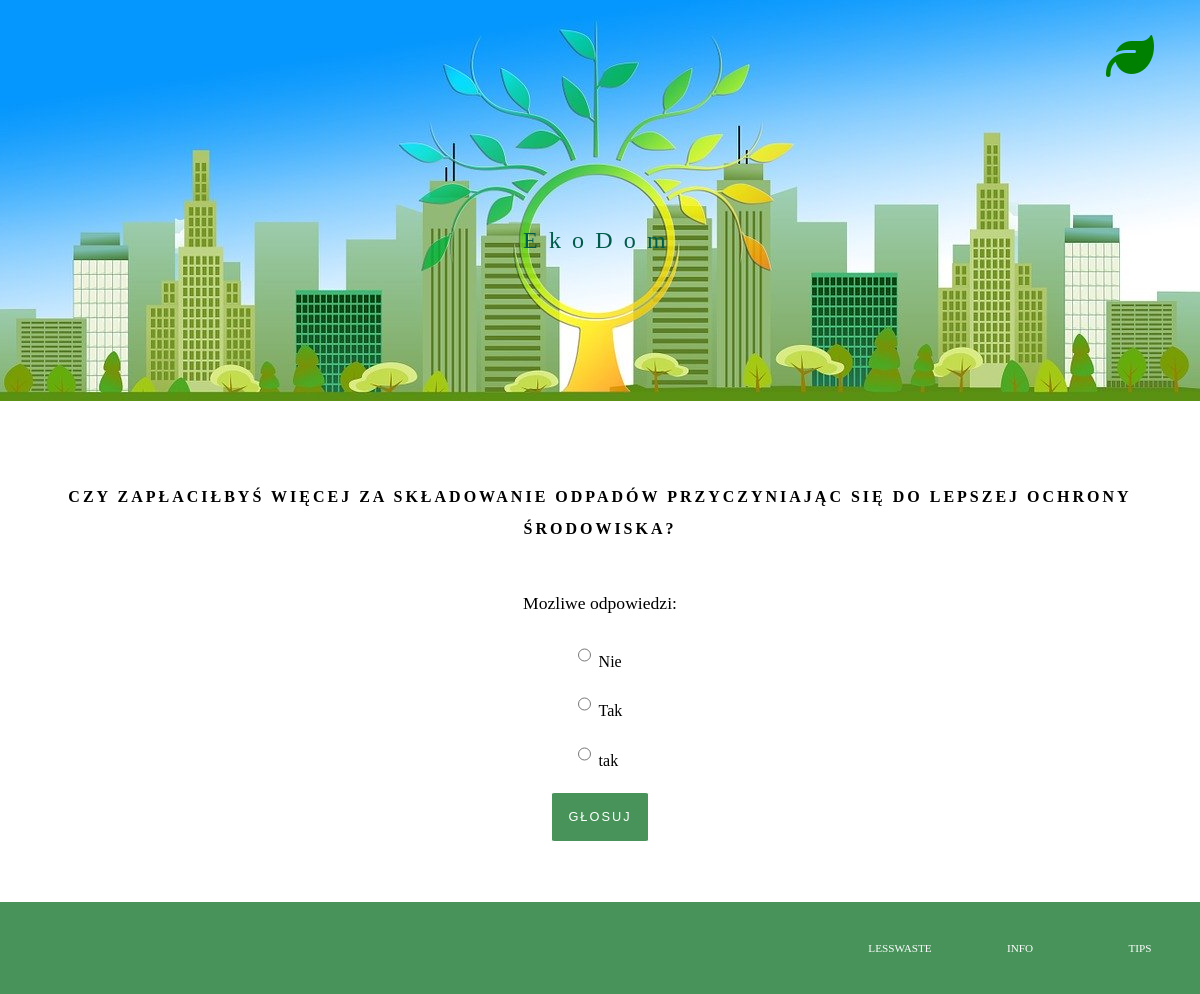
/polls/7, run on the app's committed database.
### polls/models.py (models this page shows, shortened)
class Question(models.Model):
    question_text = models.CharField(max_length=200, verbose_name="Question")
    pub_date = models.DateTimeField(verbose_name="Date published")

class Choice(models.Model):
    question = models.ForeignKey(Question, on_delete=models.CASCADE)
    choice_text = models.CharField(max_length=200)
    votes = models.IntegerField(default=0)

### polls/views.py (the view)
# urls.py: path('<int:question_id>', views.Detail.as_view(), name='detail'),
class Detail(DetailView):
    queryset = Question.objects.all()
    pk_url_kwarg = "question_id"
    context_object_name = "question"  # oryginalnie: object
    template_name = 'polls/detail.html'
    def get_context_data(self, **kwargs):
        context = {
            "title": f'{self.object.question_text}'
        }
        context.update(kwargs)
        return super().get_context_data(**context)

### polls/templates/polls/detail.html (shortened to what this page needs)
{% extends "base.html" %}
{% block content %}
<section class="questionDetails">
    <p>Mozliwe odpowiedzi:</p>
    <form method="POST" action="{% url 'polls:vote' question.id %}">
        <ul>
            {% for choice in question.choice_set.all %}
            <li>
                <label>
                    <input type="radio" name="choice" value="{{choice.id}}">{{ choice.choice_text }}</label>
            </li>
            {% endfor %}
        </ul>
        <input type="submit" class="go_to" value="Głosuj"></form>
</section>
{% endblock %}

### polls/templates/base.html (shortened to what this page needs)
{% load static%}
<!DOCTYPE html>
<html lang="en">
<head>
    <link href="//netdna.bootstrapcdn.com/font-awesome/3.2.1/css/font-awesome.css" rel="stylesheet">
    <link rel="stylesheet" type="text/css" href="{% static 'polls/style.css' %}">
</head>
<body>
    <nav>
        <a href="{% url 'polls:main' %}" class="main"><i class="fas fa-leaf"></i></a>
        <div class="nav-wrapper">
            <a href="{% url 'polls:main' %}" class="brand-logo">EkoDom</a>
        </div>
    </nav>
    <main>
        <h1>{{ title }}</h1>
        {% block content %}
        {% endblock %}
    </main>
    <footer>
        <ul>
            <li><a class="link" href="https://www.tekstualna.pl/less-waste-dla-poczatkujacych/">LESSWASTE</a></li>
            <li><a class="link"
                    href="https://www.homebook.pl/artykuly/4068/segregacja-smieci-w-domu-jak-prawidlowo-segregowac-odpady">INFO</a>
            </li>
            <li><a class="link" href="https://www.mojabutelka.pl/sposoby-na-ekologiczne-zycie/">TIPS</a></li>
        </ul>
    </footer>
</body>
</html>

### polls/static/polls/style.css (style rules this page uses)
* { margin: 0; padding: 0; box-sizing: border-box; }
body { display: flex; min-height: 100vh; flex-direction: column; }
.go_to { padding: 1rem 1rem; min-height: 50px; background-color: #47935A; text-align: center; border: 1px solid white; color: white; border-radius: 4%; font-size: 0.8rem; letter-spacing: 2px; text-transform: uppercase; margin: 3.5rem 0; }
main { width: 100%; height: auto; margin: 3rem 0; flex: 1; display: flex; flex-direction: column; align-items: center; justify-content: center; }
.main i { position: absolute; width: 30px; height: 30px; top: 2rem; right: 4rem; font-size: 3rem; color: green; display: block; }
a { color: #015B4A; text-decoration: none; }
ul { list-style-type: none; }
.nav-wrapper { background: url('./images/eko_city.jpg'); background-position: center; background-repeat: no-repeat; background-size: cover; width: 100%; display: flex; flex-direction: row; justify-content: center; align-items: center; height: 401px; z-index: 1; }
h1 { font-size: 1rem; width: 90%; margin: 2rem 0; text-transform: uppercase; letter-spacing: 3px; text-align: center; line-height: 2rem; }
.brand-logo { color: #015B4A; letter-spacing: 0.7rem; font-size: 1.5rem; margin-top: 5rem; }
.questionDetails { width: 80%; display: flex; flex-direction: column; align-items: center; justify-content: center; min-height: 30vh; }
.questionDetails ul { line-height: 2rem; }
form { display: flex; flex-direction: column; justify-content: center; align-items: center; }
.questionDetails > p { margin: 1rem 0; font-size: 1.1rem; }
.questionDetails input { margin: 0.8rem 0; }
.questionDetails li input { margin-right: 0.5rem; }
footer { width: 100%; background-color: #47935A; padding: 40px 0; }
footer ul { display: flex; flex-direction: row; align-items: center; justify-content: flex-end; text-align: center; font-size: 0.7rem; width: 100%; height: 100%; }
label { margin: 1rem; }
input { height: 1.5rem; }
footer ul li { flex-basis: 10%; }
footer ul li a { color: white; }

### data on the page
Question: question_text "CZY ZAPŁACIŁBYŚ WIĘCEJ ZA SKŁADOWANIE ODPADÓW PRZYCZYNIAJĄC SIĘ DO LEPSZEJ OCHRONY ŚRODOWISKA?"
Choice: choice_text "Nie"
Choice: choice_text "Tak"
Choice: choice_text "tak"
